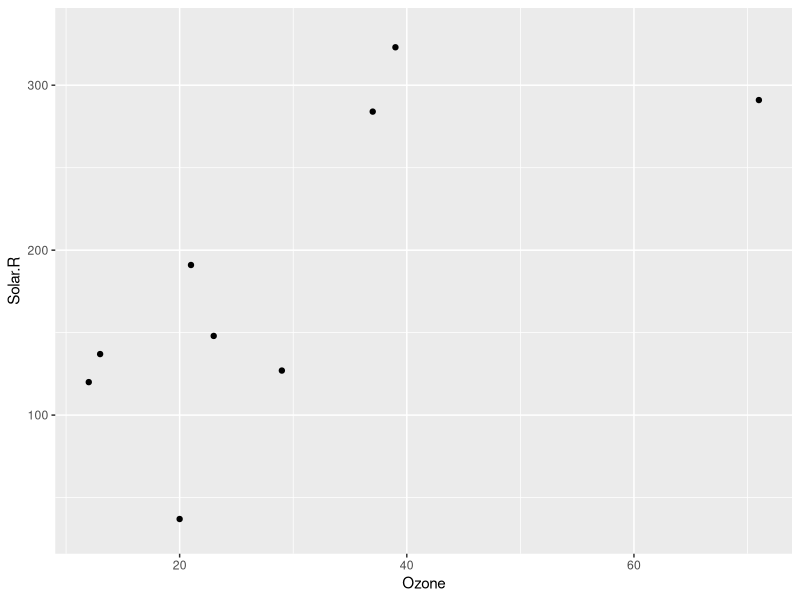

Here is the R script that generated this plot: (Note: this script raises an error after producing the figure.)
View(airquality)

library(tidyverse)
library(tibble)


air_quality_june <- airquality %>% 
  filter(Month == 6) %>% 
  select(Month, Temp, Wind, Day, Solar.R, Ozone) %>% 
  filter(Wind >= 8) 

colSums(is.na(air_quality_june))


summary(air_quality_june)


  
air_quality_june_plot <- ggplot(data = air_quality_june, aes(x = Ozone, y = Solar.R)) +
  geom_point()


air_quality_june_plot




airquality %>% 
  windy <- function(Day, Month) {
    return(Wind)
  }


wind_function <- function(day, month){

wind_df <- tribble(~day, ~month, ~wind,
                   1, 8, 10,
                   1, 9, 12, 
                   1, 10, 14,
                   1, 11, 16, 
                   1, 12, 18) 


    
  return(wind)
  }

  
wind_function(1, 8)  



